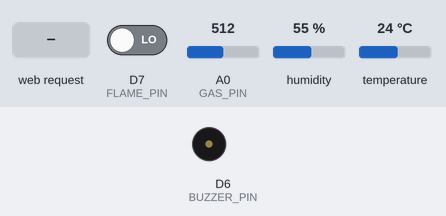
The sketch below on a simulated ESP8266 (NodeMCU). Parts: buzzer (waves = sounding, pin HIGH). The inputs (shaded band) are chosen by the test bench; at power-on: D7 (FLAME_PIN) LOW, A0 (GAS_PIN) = 512, humidity 55 %, temperature 24 °C. What the sketch prints to the serial monitor is not drawn.

Above: at 1.3 s.
1.4 s: HTTP request GET / received
At 2.2 s:
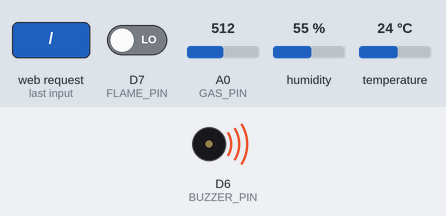
2.9 s: HTTP request GET /buzzeroff received
At 3.4 s:
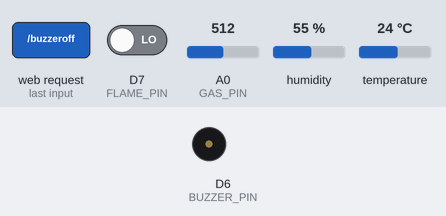
Timing chart, 0 to 5.9 s (numbered marks = the images above; inputs shaded):
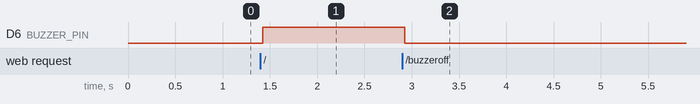

The sketch:

node.ino
```cpp
#include <ESP8266WiFi.h>
#include <ESP8266WebServer.h>
#include <DFRobot_DHT11.h>
DFRobot_DHT11 DHT;
const char* ssid = "NodeMCU";  // Enter SSID here
const char* password = "12345678";  //Enter Password here
ESP8266WebServer server(80);
#define DHT11_PIN D8
#define FLAME_PIN D7
#define GAS_PIN A0
#define BUZZER_PIN D6
float Temperature=0;
float Humidity=0;
bool FlameReading=1;
int GasReading=0;
bool buzzerState=0;

void setup() {
  Serial.begin(115200);
  pinMode(D6,OUTPUT);
  WiFi.mode(WIFI_AP);
  WiFi.softAP(ssid, password);
  delay(100);
  IPAddress ser_ip=WiFi.softAPIP();
  Serial.println(ser_ip);

  server.on("/", handle_OnConnect);
  server.onNotFound(handle_NotFound);
  server.on("/buzzeroff",handle_off);
  server.begin();
  Serial.println("HTTP server started");
  pinMode(FLAME_PIN,INPUT);
  pinMode(GAS_PIN,INPUT);
}


void loop() {
  server.handleClient();
  if(buzzerState==HIGH)
  {
    if(FlameReading == LOW || GasReading > 800)
    {
      digitalWrite(BUZZER_PIN,HIGH);
    }
//    else
//    {
//      digitalWrite(BUZZER_PIN,LOW);
//    }
  }
  else
  {
    digitalWrite(BUZZER_PIN,LOW);
  }
  if (Humidity  > 65)
  {
    digitalWrite(D5,HIGH);
  }
  else {
    digitalWrite(D5,LOW);
  }


}


void handle_OnConnect() {
 buzzerState=HIGH;
 DHT.read(DHT11_PIN);
 Temperature = DHT.temperature; // Gets the values of the temperature
 Humidity = DHT.humidity; // Gets the values of the humidity
 FlameReading = digitalRead(FLAME_PIN); //Gets values of flame sensor readings
 GasReading =analogRead(GAS_PIN);

 server.send(200, "text/html", SendHTML(Temperature,Humidity,FlameReading,GasReading,buzzerState));
}

void handle_off(){
 buzzerState=LOW;
 DHT.read(DHT11_PIN);
 Temperature = DHT.temperature; // Gets the values of the temperature
 Humidity = DHT.humidity; // Gets the values of the humidity
 FlameReading = digitalRead(FLAME_PIN); //Gets values of flame sensor readings
 GasReading =analogRead(GAS_PIN);

 server.send(200, "text/html", SendHTML(Temperature,Humidity,FlameReading,GasReading,buzzerState));
}

void handle_NotFound(){
  server.send(404, "text/plain", "Not found");
}


String SendHTML(float TempCstat,float Humiditystat,bool flamestat,int gasstat,bool buzzerstate){
  String ptr = "<!DOCTYPE html> <html>"
  "<head><meta name=\"viewport\" content=\"width=device-width, initial-scale=1.0, user-scalable=no\">"
//  "<link href=\"https://fonts.googleapis.com/css?family=Open+Sans:300,400,600\" rel=\"stylesheet\">"
//  ptr+="<meta http-equiv=\"refresh\" content=\"1\" >"
  "<title>Baka Project</title>"
  "<script>"
  "setInterval(loadDoc,100);"
  "function loadDoc() {"
  "var xhttp = new XMLHttpRequest();"
  "xhttp.onreadystatechange = function() {"
  "if (this.readyState == 4 && this.status == 200) {"
  "document.getElementById(\"webpage\").innerHTML =this.responseText}"
  "};";
  if(buzzerstate==HIGH)
  {
    ptr+="xhttp.open(\"GET\", \"/\", true);"
         "xhttp.send();";
  }
  else
  {
    ptr+="xhttp.open(\"GET\", \"/buzzeroff\", true);"
         "xhttp.send();";
  }

  ptr+="}"
  "</script>"
  "<style>html { font-family: 'Open Sans', sans-serif; display: block; margin: 0px auto; text-align: center;color: #333333;}"
  "body{margin-top: 50px;}"
  "h1 {margin: 50px auto 30px;}"
  ".side-by-side{display: inline-block;vertical-align: middle;position: relative;}"
  ".humidity-icon{background-color: #3498db;width: 30px;height: 30px;border-radius: 50%;line-height: 36px;}"
  ".humidity-text{font-weight: 600;padding-left: 15px;font-size: 19px;width: 160px;text-align: left;color:white;}"
  ".humidity{font-weight: 300;font-size: 60px;color: #3498db;}"
  ".temperature-icon{background-color: #ff9c00;width: 30px;height: 30px;border-radius: 50%;line-height: 40px;}"
  ".temperature-text{font-weight: 600;padding-left: 15px;font-size: 19px;width: 160px;text-align: left;color:white;}"
  ".temperature{font-weight: 300;font-size: 60px;color: #ff9c00;}"
  ".superscript{font-size: 17px;font-weight: 600;position: absolute;right: -20px;top: 15px;}"
  ".data{padding: 10px;}"
  ".centralize{margin-left: 15px;}"
  "p {color: rgb(255, 255, 255);margin: 30px auto 35px;}"
  "a {display: block;width: 80px;height: 30px;border-radius: 20px;border: none;color: white;font-size: 18px;text-decoration: none;margin: 10px auto;text-align: center;cursor: pointer;position: absolute;top: 1px;left: 9px;}"
  ".button-off {background-color: #AAA;}\n"
  ".button-off:active {background-color: #222;}\n"
  ".button-on:active {background-color: #ffb700;}\n"
  ".button-on {background-color: #ffda00;}\n"
  ".button {width: 100px;border: none;color: white;padding: 20px 30px;font-size: 25px;margin: 30px 10px 10px;cursor: pointer;border-radius: 20px;}"
  "p {font-size: 18px;margin-bottom: 10px;}\n"
  ".gas{display: block;margin: 5px 70px;}"
  ".gas-exist {display: block;margin: 5px 48px;}"
  ".flame-text{font-weight: 600;padding-left: 15px;font-size: 19px;width: 160px;text-align: left;text-indent: 30px;padding-top:10px;}"
  ".svg-itself{display:block;margin-top:30px;}"
  ".container-svg{background-color:#ffda00;border:2px solid #404040;border-radius:50px;padding:10px;width:200px;margin:auto;margin-top:20px; }"
  ".big-gpa{display: flex;justify-content: center;align-items: center;padding:80px;}"
  ".fired{margin-bottom:-30px;cursor:not-allowed;filter: drop-shadow(2px 2px 5px #ff0000) drop-shadow(-2px -2px 5px #ff8c00) brightness(1.5) drop-shadow(2px -2px 5px #e91313) drop-shadow(5px 2px 10px #ff5900);}"
  "hr {background-color: white;width: 300px;margin: 20px auto;}"
  "html{background-color:#2f3b40}"
  "h1{color:white;padding: 20px;margin:auto;border-radius: 5px;}"
  ".gpa{color:white;margin-top:20px;background-color:#333;border-radius:20px;padding:10px;font-family: Arial, 'Times New Roman', Times, serif;font-size: small;}"
  "</style>"
  "</head>"
  "<body>"

   "<div id=\"webpage\">"

   "<h1>Baka Project</h1>"
   "<hr>"
   "<div class=\"data\">"
   "<div class=\"side-by-side temperature-icon\">"
   "<svg version=\"1.1\" id=\"Layer_1\" xmlns=\"http://www.w3.org/2000/svg\" xmlns:xlink=\"http://www.w3.org/1999/xlink\" x=\"0px\" y=\"0px\""
   "width=\"9.915px\" height=\"22px\" viewBox=\"0 0 9.915 22\" enable-background=\"new 0 0 9.915 22\" xml:space=\"preserve\">"
   "<path fill=\"#FFFFFF\" d=\"M3.498,0.53c0.377-0.331,0.877-0.501,1.374-0.527C5.697-0.04,6.522,0.421,6.924,1.142"
   "c0.237,0.399,0.315,0.871,0.311,1.33C7.229,5.856,7.245,9.24,7.227,12.625c1.019,0.539,1.855,1.424,2.301,2.491"
   "c0.491,1.163,0.518,2.514,0.062,3.693c-0.414,1.102-1.24,2.038-2.276,2.594c-1.056,0.583-2.331,0.743-3.501,0.463"
   "c-1.417-0.323-2.659-1.314-3.3-2.617C0.014,18.26-0.115,17.104,0.1,16.022c0.296-1.443,1.274-2.717,2.58-3.394"
   "c0.013-3.44,0-6.881,0.007-10.322C2.674,1.634,2.974,0.955,3.498,0.53z\"/>"
   "</svg>"
   "</div>"
   "<div class=\"side-by-side temperature-text\">Temperature</div>"
   "<div class=\"side-by-side temperature\">";
   ptr+=(int)TempCstat;
   ptr+="<span class=\"superscript\">°C</span></div>"
   "</div>"
   "<div class=\"data hu\">"
   "<div class=\"side-by-side humidity-icon\">"
   "<svg version=\"1.1\" id=\"Layer_2\" xmlns=\"http://www.w3.org/2000/svg\" xmlns:xlink=\"http://www.w3.org/1999/xlink\" x=\"0px\" y=\"0px\"\"; width=\"12px\" height=\"17.955px\" viewBox=\"0 0 13 17.955\" enable-background=\"new 0 0 13 17.955\" xml:space=\"preserve\">"
   "<path fill=\"#FFFFFF\" d=\"M1.819,6.217C3.139,4.064,6.5,0,6.5,0s3.363,4.064,4.681,6.217c1.793,2.926,2.133,5.05,1.571,7.057"
   "c-0.438,1.574-2.264,4.681-6.252,4.681c-3.988,0-5.813-3.107-6.252-4.681C-0.313,11.267,0.026,9.143,1.819,6.217\"></path>"
   "</svg>"
   /*
        <svg width="300" height="300" viewBox="0 0 300 300">


    <g class="flames">
      <path d="M101.138,160.949 C94.916,154.464 53.538,110.17 95.277,71.802 C130.054,39.868 135.137,13.003 123.434,-0 C123.434,-0 211.959,33.692 159.877,111.877 C150.998,125.163 128.702,140.843 140.369,173.129 L101.138,160.949 z" fill="#000000"/>
      <path d="M155.503,171.572 C153.624,165.019 145.142,150.746 171.021,122.303 C184.873,107.172 190.104,84.742 191.308,76.301 C191.308,76.301 237.167,100.662 191.576,160.215 L155.503,171.572 z" fill="#000000"/>
    </g>

    <g class="logs">
      <path d="M240.344,255.473 L240.344,216.874 L59.378,160.915 L59.378,199.513 z" fill="#000000"/>
      <path d="M165.259,180.707 L240.321,157.488 L240.321,196.087 L227.627,199.99 z" fill="#000000"/>
      <path d="M134.519,235.715 L59.419,258.9 L59.419,220.301 L72.151,216.433 z" fill="#000000"/>
    </g>
   */
   "</div>"
   "<div class=\"side-by-side humidity-text\">Humidity</div>"
   "<div class=\"side-by-side humidity\">";
   ptr+=(int)Humiditystat;
   ptr+="<span class=\"superscript\">%</span></div>"
   "</div>"
   "<hr>"
   "<div class=\"container-svg\">"
    "<div class=\"side-by-side flame-text\">Check Fire</div>";
    if (flamestat){
        ptr+="<div class=\"svg-itself\"><svg width=\"70\" height=\"70\" viewBox=\"0 0 300 300\">"
        "<path d=\"M101.138,160.949 C94.916,154.464 53.538,110.17 95.277,71.802 C130.054,39.868 135.137,13.003 123.434,-0 C123.434,-0 211.959,33.692 159.877,111.877 C150.998,125.163 128.702,140.843 140.369,173.129 L101.138,160.949 z\" fill=\"#000000\"/>"
        "<path d=\"M155.503,171.572 C153.624,165.019 145.142,150.746 171.021,122.303 C184.873,107.172 190.104,84.742 191.308,76.301 C191.308,76.301 237.167,100.662 191.576,160.215 L155.503,171.572 z\" fill=\"#000000\"/>"
        "</svg></div></div>";
    }else {
      ptr+="<div class=\"svg-itself fired\"><svg width=\"120\" height=\"120\" viewBox=\"0 0 300 300\">"
        "<path d=\"M101.138,160.949 C94.916,154.464 53.538,110.17 95.277,71.802 C130.054,39.868 135.137,13.003 123.434,-0 C123.434,-0 211.959,33.692 159.877,111.877 C150.998,125.163 128.702,140.843 140.369,173.129 L101.138,160.949 z\" fill=\"#FF0000\"/>"
        "<path d=\"M155.503,171.572 C153.624,165.019 145.142,150.746 171.021,122.303 C184.873,107.172 190.104,84.742 191.308,76.301 C191.308,76.301 237.167,100.662 191.576,160.215 L155.503,171.572 z\" fill=\"#FF0000\"/>"
        "</svg></div></div>";
    }
    if (gasstat<400){
      ptr+="<div class=\"container-svg\">"
                "<div class=\"side-by-side flame-text\">Check Gas</div>"
                "<svg class=\"gas\" xmlns=\"http://www.w3.org/2000/svg\" width=\"70\" height=\"70\" viewBox=\"0 0 48 48\">"
                    "<path fill=\"none\" d=\"M0 0h48v48h-48z\" />"
                    "<path d=\"M39.54 14.46l.03-.03-7.45-7.43-2.12 2.12 4.22 4.22c-1.88.72-3.22 2.53-3.22 4.66 0 2.76 2.24 5 5 5 .71 0 1.39-.15 2-.42v14.42c0 1.1-.9 2-2 2s-2-.9-2-2v-9c0-2.21-1.79-4-4-4h-2v-14c0-2.21-1.79-4-4-4h-12c-2.21 0-4 1.79-4 4v32h20v-15h3v10c0 2.76 2.24 5 5 5s5-2.24 5-5v-19c0-1.38-.56-2.63-1.46-3.54zm-15.54 5.54h-12v-10h12v10zm12 0c-1.1 0-2-.9-2-2s.9-2 2-2 2 .9 2 2-.9 2-2 2z\" />"
                "</svg>"
            "</div>";
    }
    else {
      ptr+="<div class=\"container-svg\">"
                "<div class=\"side-by-side flame-text\">Check Gas</div>"
                "<svg class=\"gas-exist\" xmlns=\"http://www.w3.org/2000/svg\" width=\"120\" height=\"120\" viewBox=\"0 0 48 48\">"
                    "<path fill=\"none\" d=\"M0 0h48v48h-48z\"></path>"
                    "<path d=\"M39.54 14.46l.03-.03-7.45-7.43-2.12 2.12 4.22 4.22c-1.88.72-3.22 2.53-3.22 4.66 0 2.76 2.24 5 5 5 .71 0 1.39-.15 2-.42v14.42c0 1.1-.9 2-2 2s-2-.9-2-2v-9c0-2.21-1.79-4-4-4h-2v-14c0-2.21-1.79-4-4-4h-12c-2.21 0-4 1.79-4 4v32h20v-15h3v10c0 2.76 2.24 5 5 5s5-2.24 5-5v-19c0-1.38-.56-2.63-1.46-3.54zm-15.54 5.54h-12v-10h12v10zm12 0c-1.1 0-2-.9-2-2s.9-2 2-2 2 .9 2 2-.9 2-2 2z\" fill=\"#34a853\" class=\"color000000 svgShape\"></path>"
                "</svg>"
            "</div>";
    }
  if (buzzerstate)
  {
    ptr+="<div class=\"centralize\"><p class=\"side-by-side\">Buzzer Status : On</p><button class=\"button button-off side-by-side\"><a href=\"/buzzeroff\">Turn OFF</a></button></div>";

  }
  else
  {
    ptr+="<div class=\"centralize\"><p class=\"side-by-side\">Buzzer Status : OFF</p><button class=\"button button-on side-by-side\" ><a href=\"/\">Turn On</a></button></div>";
  }
  ptr+="<hr><div class=\"big-gpa\">"
   "<div class=\"gpa\">Made by Halemo GPA</div>"
   "</div>"
   "</div>"
   "</body>"
   "</html>";
  return ptr;
}


/*
#include <DFRobot_DHT11.h>
DFRobot_DHT11 DHT;
#define DHT11_PIN 8

void setup(){
  Serial.begin(115200);
  pinMode(5,OUTPUT);
  digitalWrite(5,HIGH);
}

void loop(){
  DHT.read(DHT11_PIN);
  Serial.print("temp:");
  Serial.print(DHT.temperature);
  Serial.print("  humi:");
  Serial.println(DHT.humidity);
  delay(1000);
}*/
```

Measured:
- after the input at 1.4 s, D6 (BUZZER_PIN): LOW → HIGH at once
- after the input at 2.9 s, D6 (BUZZER_PIN): HIGH → LOW at once
